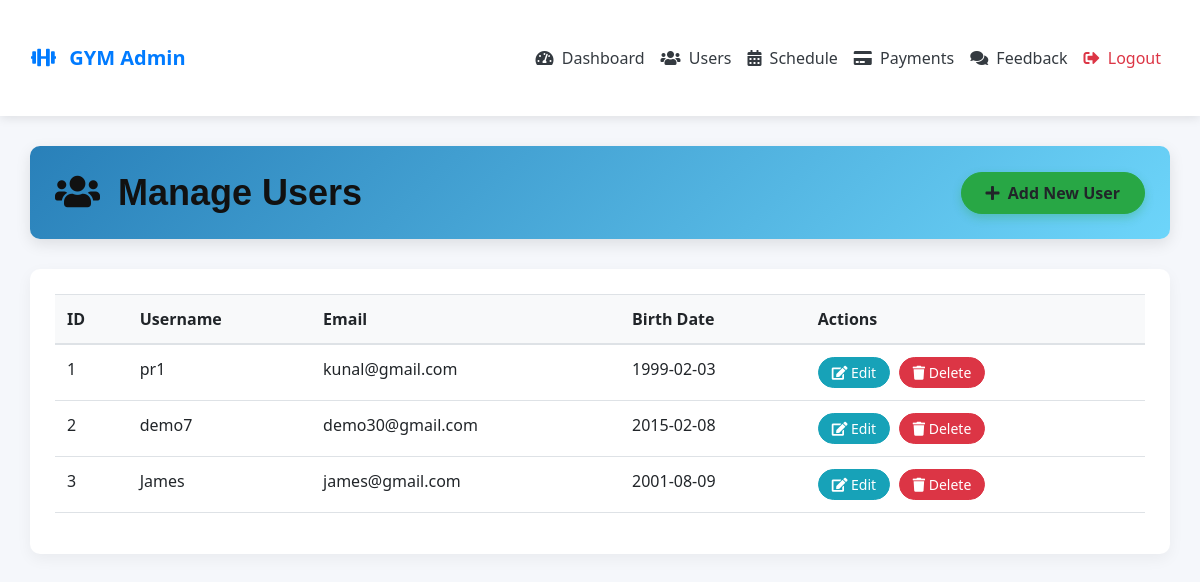
Screenshot of /admin_users.php (signed in) with the database file from the repository.
### tables this page shows
CREATE TABLE `user_data` (
  `sr_no` int(11) NOT NULL,
  `uname` varchar(50) NOT NULL,
  `pass` varchar(500) NOT NULL,
  `email` varchar(50) NOT NULL,
  `b_date` date NOT NULL
);

### admin_users.php (the view, shortened to what this page needs)
<?php
include 'config.php';
include 'header.php';
?>
<!DOCTYPE html>
<html lang="en">
<head>
    <link rel="stylesheet" href="css/bootstrap.min.css">
    <link rel="stylesheet" href="css/style.css">
    <link rel="stylesheet" href="https://cdnjs.cloudflare.com/ajax/libs/font-awesome/5.15.4/css/all.min.css">
</head>
<body>
    <div class="container">
        <div class="page-header">
            <h2><i class="fas fa-users mr-2"></i> Manage Users</h2>
            <a href="admin_add_user.php" class="btn btn-add">
                <i class="fas fa-plus mr-1"></i> Add New User
            </a>
        </div>
        <div class="table-responsive">
            <table class="table table-hover">
                <thead>
                    <tr>
                        <th>ID</th>
                        <th>Username</th>
                        <th>Email</th>
                        <th>Birth Date</th>
                        <th>Actions</th>
                    </tr>
                </thead>
                <tbody>
                    <?php
                     $result = $conn->query("SELECT * FROM user_data ORDER BY sr_no ASC");
                     if($result->num_rows > 0): ?>
                        <?php while($user = $result->fetch_assoc()): ?>
                            <tr>
                                <td><?php echo $user['sr_no']; ?></td>
                                <td><?php echo htmlspecialchars($user['uname']); ?></td>
                                <td><?php echo htmlspecialchars($user['email']); ?></td>
                                <td><?php echo $user['b_date']; ?></td>
                                <td class="action-btns">
                                    <a href="admin_edit_user.php?id=<?php echo $user['sr_no']; ?>" class="btn btn-sm btn-info">
                                        <i class="fas fa-edit"></i> Edit
                                    </a>
                                    <a href="admin_users.php?delete=<?php echo $user['sr_no']; ?>" class="btn btn-sm btn-danger" onclick="return confirm('Are you sure you want to delete this user?')">
                                        <i class="fas fa-trash"></i> Delete
                                    </a>
                                </td>
                            </tr>
                        <?php endwhile; ?>
                    <?php endif; ?>
                </tbody>
            </table>
        </div>
    </div>
</body>
</html>

### css/style.css (style rules this page uses)
html, body { height: 100%; font-family: "Muli", sans-serif; -webkit-font-smoothing: antialiased; font-smoothing: antialiased; }
h1, h2, h3, h4, h5, h6 { margin: 0; color: #111111; font-weight: 400; font-family: "Oswald", sans-serif; }
h2 { font-size: 36px; }
@media only screen and (min-width: 1200px) { .container { max-width: 1170px; } }

### header.php (style rules this page uses)
:root { --primary-color: #007bff; --secondary-color: #6c757d; --danger-color: #dc3545; --dark-color: #343a40; }
body { font-family: 'Poppins', sans-serif; margin: 0; padding: 0; }
.container { padding: 30px 15px; }
.page-header { background: linear-gradient(135deg, #2980b9, #6dd5fa); color: white; border-radius: 10px; padding: 25px; margin-bottom: 30px; box-shadow: 0 5px 15px rgba(0,0,0,0.1); display: flex; justify-content: space-between; align-items: center; }
.page-header h2 { margin-bottom: 0; font-weight: 600; }

### admin_users.php (style rules this page uses)
:root { --primary-color: #007bff; --secondary-color: #6c757d; --success-color: #28a745; --info-color: #17a2b8; --warning-color: #ffc107; --danger-color: #dc3545; --light-color: #f8f9fa; --dark-color: #343a40; }
body { background-color: #f5f7fb; font-family: 'Segoe UI', Tahoma, Geneva, Verdana, sans-serif; }
.container { padding: 30px 15px; }
.page-header { background: linear-gradient(135deg, #2980b9, #6dd5fa); color: white; border-radius: 10px; padding: 25px; margin-bottom: 30px; box-shadow: 0 5px 15px rgba(0,0,0,0.1); display: flex; justify-content: space-between; align-items: center; }
.page-header h2 { margin-bottom: 0; font-weight: 600; }
.table-responsive { background: #fff; padding: 25px; border-radius: 10px; box-shadow: 0 5px 15px rgba(0,0,0,0.05); }
.action-btns .btn { margin-right: 5px; border-radius: 20px; padding: 0.25rem 0.8rem; }
.btn-add { background-color: var(--success-color); border-color: var(--success-color); border-radius: 50px; padding: 0.5rem 1.5rem; font-weight: 600; box-shadow: 0 4px 10px rgba(40, 167, 69, 0.3); transition: all 0.3s ease; }
.btn-info { background-color: var(--info-color); border-color: var(--info-color); }
.btn-danger { background-color: var(--danger-color); border-color: var(--danger-color); }
.table { white-space: nowrap; }
.table th { font-weight: 600; background-color: #f8f9fa; }

### rows the page displays
user_data: sr_no "1", uname "pr1", email "kunal@gmail.com", b_date "1999-02-03"
user_data: sr_no "2", uname "demo7", email "demo30@gmail.com", b_date "2015-02-08"
user_data: sr_no "3", uname "James", email "james@gmail.com", b_date "2001-08-09"
